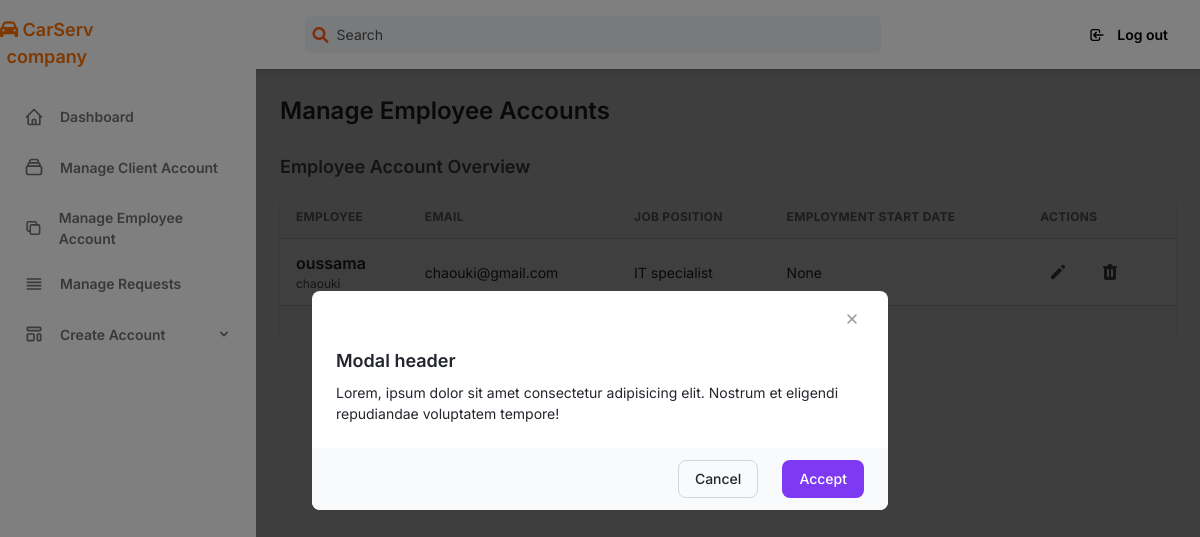
Page /showemploye on the committed database.
### pfm/models.py (models this page shows, shortened)
class Employe(models.Model):
    user = models.OneToOneField(User, on_delete=models.CASCADE)
    telphone = models.CharField(max_length=10)
    date_naissance=models.DateField(null=True, blank=True)
    dateembauche=models.DateField(null=True, blank=True)
    adress=models.CharField(max_length=255)
    role=models.CharField(max_length=25)
    gender=models.CharField(max_length=10,null=True, blank=True)
    is_user_authenticated = models.CharField(max_length=10,null=True, blank=True)
    last_activity = models.DateTimeField(blank=True, null=True)
    creation_date = models.DateTimeField(auto_now_add=True,null=True, blank=True)

### pfm/views.py (the view)
# urls.py: path('showemploye',views.showemploye,name="showemploye"),
def showemploye(request):
    employe=Employe.objects.all()
    return render(request,"pfm/test/manageemploye.html",{'employes':employe})

### templates/pfm/test/manageemploye.html (shortened to what this page needs)
{% extends 'pfm/test/main.html' %}
{% block content %}
<h2
class="my-6 text-2xl font-semibold text-gray-700 dark:text-gray-200"
>
  Manage Employee Accounts
  </h2>
  <h4
    class="mb-4 text-lg font-semibold text-gray-600 dark:text-gray-300"
  >
  Employee Account Overview
  </h4>
  <div class="w-full overflow-hidden rounded-lg shadow-xs">
    <div class="w-full overflow-x-auto">
      <table id="data-table" class="w-full whitespace-no-wrap">
        <thead>
          <tr
            class="text-xs font-semibold tracking-wide text-left text-gray-500 uppercase border-b dark:border-gray-700 bg-gray-50 dark:text-gray-400 dark:bg-gray-800"
          >
          <th class="px-4 py-3">Employee</th>
          <th class="px-4 py-3">Email</th>
          <th class="px-4 py-3">Job Position</th>
          <th class="px-4 py-3">Employment start date</th>
          <th class="px-4 py-3">Actions</th>
          </tr>
        </thead>
        <tbody
          class="bg-white divide-y dark:divide-gray-700 dark:bg-gray-800"
        >
        {% for employe in employes %}
          <tr class="text-gray-700 dark:text-gray-400">
            <td class="px-4 py-3">
                <div>
                  <p class="font-semibold">{{employe.user.first_name}}</p>
                  <p class="text-xs text-gray-600 dark:text-gray-400">
                    {{employe.user.last_name}}
                  </p>
                </div>
              </div>
            <td class="px-4 py-3 text-sm">
              {{employe.user.email}}
            </td>
            <td class="px-4 py-3 text-sm">
              {{employe.role}}
            </td>
            <td class="px-4 py-3 text-sm">
              {{employe.dateembauche}}
            </td>
            <td class="px-4 py-3">
              <div class="flex items-center space-x-4 text-sm">
                <a href="/editemploye/{{employe.user.id }}">
                <button
                  class="flex items-center justify-between px-2 py-2 text-sm font-medium leading-5 text-gray-600 rounded-lg dark:text-gray-400 focus:outline-none focus:shadow-outline-gray"
                  aria-label="Edit"
                >
                  <svg
                    class="w-5 h-5"
                    aria-hidden="true"
                    fill="currentColor"
                    viewBox="0 0 20 20"
                  >
                    <path
                      d="M13.586 3.586a2 2 0 112.828 2.828l-.793.793-2.828-2.828.793-.793zM11.379 5.793L3 14.172V17h2.828l8.38-8.379-2.83-2.828z"
                    ></path>
                  </svg>
                </button>
              </a>
              <a href="/deleteEmploye/{{employe.user.id}} ">
                <button
                  class="flex items-center justify-between px-2 py-2 text-sm font-medium leading-5 text-gray-600 rounded-lg dark:text-gray-400 focus:outline-none focus:shadow-outline-gray"
                  aria-label="Delete"
                >
                </button>
              </a>
              </div>
            </td>
          {% endfor %}
    </div>
    <div
      class="grid px-4 py-3 text-xs font-semibold tracking-wide text-gray-500 uppercase border-t dark:border-gray-700 bg-gray-50 sm:grid-cols-9 dark:text-gray-400 dark:bg-gray-800"
    >
      <span class="flex col-span-4 mt-2 sm:mt-auto sm:justify-end">
      </span>
    </div>
  </div>
</div>
</div>
<div
x-show="isModalOpen"
x-transition:enter="transition ease-out duration-150"
x-transition:enter-start="opacity-0"
x-transition:enter-end="opacity-100"
x-transition:leave="transition ease-in duration-150"
x-transition:leave-start="opacity-100"
x-transition:leave-end="opacity-0"
class="fixed inset-0 z-30 flex items-end bg-black bg-opacity-50 sm:items-center sm:justify-center"
>
<div
x-show="isModalOpen"
x-transition:enter="transition ease-out duration-150"
x-transition:enter-start="opacity-0 transform translate-y-1/2"
x-transition:enter-end="opacity-100"
x-transition:leave="transition ease-in duration-150"
x-transition:leave-start="opacity-100"
x-transition:leave-end="opacity-0  transform translate-y-1/2"
@click.away="closeModal"
@keydown.escape="closeModal"
class="w-full px-6 py-4 overflow-hidden bg-white rounded-t-lg dark:bg-gray-800 sm:rounded-lg sm:m-4 sm:max-w-xl"
role="dialog"
id="modal"
>
<header class="flex justify-end">
<button
  class="inline-flex items-center justify-center w-6 h-6 text-gray-400 transition-colors duration-150 rounded dark:hover:text-gray-200 hover: hover:text-gray-700"
  aria-label="close"
  @click="closeModal"
>
</button>
</header>
<div class="mt-4 mb-6">
<p
  class="mb-2 text-lg font-semibold text-gray-700 dark:text-gray-300"
>
  Modal header
</p>
<p class="text-sm text-gray-700 dark:text-gray-400">
  Lorem, ipsum dolor sit amet consectetur adipisicing elit. Nostrum et
  eligendi repudiandae voluptatem tempore!
</p>
</div>
<footer
class="flex flex-col items-center justify-end px-6 py-3 -mx-6 -mb-4 space-y-4 sm:space-y-0 sm:space-x-6 sm:flex-row bg-gray-50 dark:bg-gray-800"
>
<button
  @click="closeModal"
  class="w-full px-5 py-3 text-sm font-medium leading-5 text-white text-gray-700 transition-colors duration-150 border border-gray-300 rounded-lg dark:text-gray-400 sm:px-4 sm:py-2 sm:w-auto active:bg-transparent hover:border-gray-500 focus:border-gray-500 active:text-gray-500 focus:outline-none focus:shadow-outline-gray"
>
  Cancel
</button>
<button
  class="w-full px-5 py-3 text-sm font-medium leading-5 text-white transition-colors duration-150 bg-purple-600 border border-transparent rounded-lg sm:w-auto sm:px-4 sm:py-2 active:bg-purple-600 hover:bg-purple-700 focus:outline-none focus:shadow-outline-purple"
>
  Accept
</button>
</footer>
</div>
</div>
</body>
</html>
{% endblock %}

### rows in the picture
Employe: user.first_name "oussama", user.last_name "chaouki", user.email "chaouki@gmail.com", role "IT specialist", dateembauche "None"
